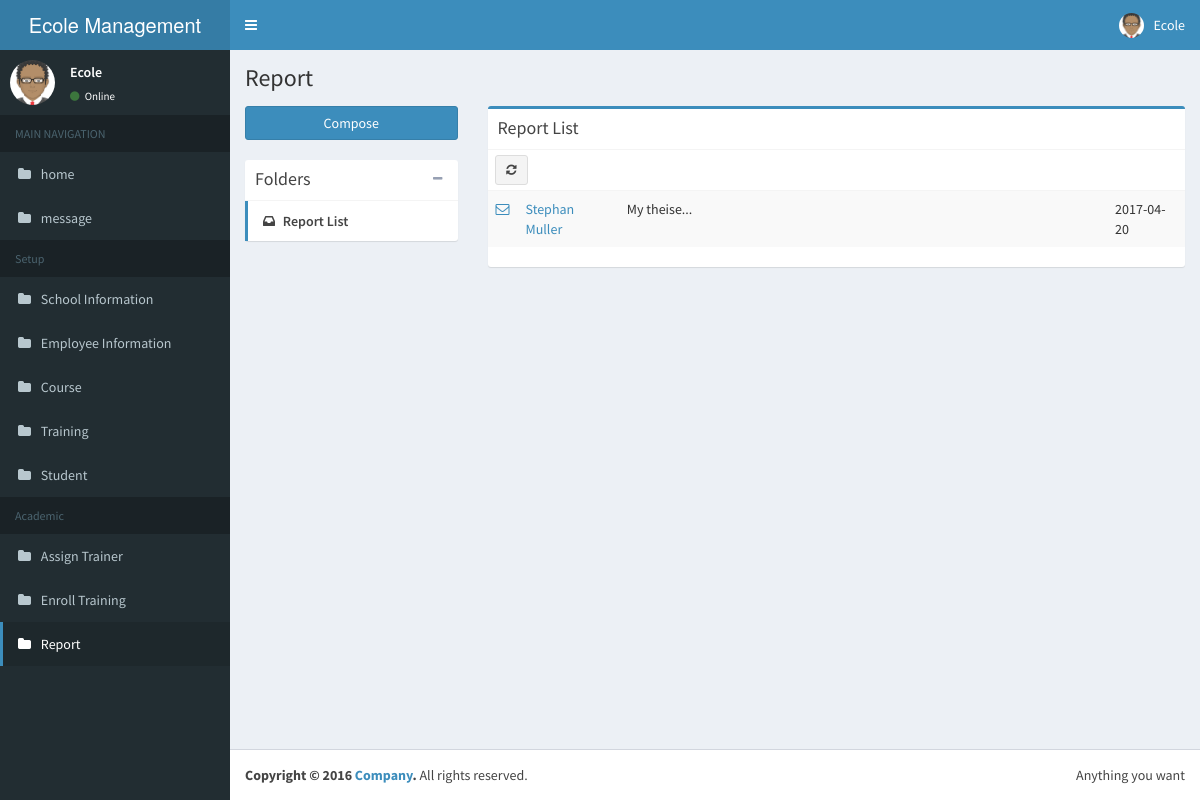
The app's page /stmanager/views/academic/report.php (signed in) with its own data.
### tables this page shows
CREATE TABLE `employee` (
  `_id` bigint(20) NOT NULL AUTO_INCREMENT,
  `emp_surname` varchar(30) DEFAULT NULL,
  `emp_name` varchar(30) DEFAULT NULL,
  `emp_connum` varchar(30) DEFAULT NULL,
  `emp_gender` tinyint(1) DEFAULT NULL,
  `emp_birth` date DEFAULT NULL,
  `emp_img` varchar(30) DEFAULT NULL,
  `emp_status` int(11) DEFAULT NULL,
  PRIMARY KEY (`_id`)
);

CREATE TABLE `report` (
  `_id` bigint(20) NOT NULL AUTO_INCREMENT,
  `stu_id` bigint(20) DEFAULT NULL,
  `rp_title` varchar(30) DEFAULT NULL,
  `rp_url` varchar(30) DEFAULT NULL,
  `rp_date` date DEFAULT NULL,
  PRIMARY KEY (`_id`)
);

CREATE TABLE `student` (
  `_id` bigint(20) NOT NULL AUTO_INCREMENT,
  `stu_surname` varchar(30) DEFAULT NULL,
  `stu_name` varchar(30) DEFAULT NULL,
  `stu_connum` varchar(30) DEFAULT NULL,
  `stu_gender` tinyint(1) DEFAULT NULL,
  `stu_birth` date DEFAULT NULL,
  `stu_img` varchar(30) DEFAULT NULL,
  `cur_id` bigint(20) DEFAULT NULL,
  `stu_status` int(11) DEFAULT NULL,
  PRIMARY KEY (`_id`)
);

### stmanager/settings/settings.php (called while the page is built, shortened)
<?php
$cfg_homepageTitle = "Ecole Management System";
$cfg_database = "new";
$cfg_server = 'localhost';
$cfg_username = 'root';
$cfg_password = '';
?>

### model/db_abstractcrud.php (called while the page is built, shortened)
<?php
if(!class_exists("db_abstractcrud")) {
class db_abstractcrud
{
	var $conn;
	function db_abstractcrud()
	{
		include "../../settings/settings.php";
        $db_name = $cfg_database;
		$this->conn = mysqli_connect($cfg_server, $cfg_username, $cfg_password,$db_name) or die("Could not connect : " . mysqli_error());
		$this->conn->set_charset('utf8');
	}
	function getAllElement($tablename,$field='*',$orderby='_id',$where='')
	{
		$where_clause='';
		if ($where!='')
			$where_clause = "WHERE $where";
		$data = array();
		if($result = $this->conn->query("SELECT $field FROM $tablename $where_clause ORDER BY $orderby")) {
			while ($row = $result->fetch_array()) {
				$data[] = $row;
			}
		}
		return $data;
	}
	function idToFields($tablename,$id,$orderby='_id')
	{
		$result = $this->conn->query("SELECT * FROM $tablename WHERE _id=\"$id\" ORDER BY $orderby");
		$row = mysqli_fetch_assoc($result);
		if (mysqli_num_rows($result)>0) return $row;
		else return false;
	}
}
}
?>

### stmanager/controller/special/common.php (called while the page is built, shortened)
<?php
class common
{
    var $dbuser,$dbemployee,$dbstudent;
    function __construct(){
        require_once("../../model/db_employee.php");
        require_once("../../model/db_student.php");
        $this->dbemployee = new db_employee();
    }
    public function getByEmpId($id){
        return $this->dbemployee->getById($id);
    }
}

### stmanager/model/db_employee.php (called while the page is built, shortened)
<?php
class db_employee
{
    var $dbcrud;
    var $dbuser;
    var $table;
    var $userType;
    function db_employee()
    {
        include_once('db_abstractcrud.php');
        include_once('db_user.php');
        $this->dbcrud = new db_abstractcrud();
        $this->dbuser = new dbo_user();
        $this->table = 'employee';
        $this->userType = 0;
    }
    function getById($id){
        $now = $ps = array();
        if(!$now = $this->dbcrud->idToFields($this->table,$id))
            return false;
        if(!$ps = $this->dbuser->getByPs($now['_id'],$this->userType))
            return false;
        $now['user_name'] = $ps['user_name'];
        $now['user_email'] = $ps['user_email'];
        $now['user_password'] = $ps['user_password'];
        return $now;
    }
}

### stmanager/model/db_user.php (called while the page is built, shortened)
<?php
class dbo_user
{
    var $dbcrud;
    var $table;
    function dbo_user()
    {
        include_once('db_abstractcrud.php');
        $this->dbcrud = new db_abstractcrud();
        $this->table = 'user';
    }
    public function getByPs($ps_id,$type = false){
        $where = '';
        if($type) {
            $where = "ps_id = '$ps_id' and user_type = '$type'";
        }else{
            $where = "ps_id = '$ps_id'";
        }
        $list = $this->dbcrud->getAllElement($this->table,'*','_id',$where);
        if(count($list) >0)
            return $list[0];
        return false;
    }
}
?>

### stmanager/controller/academic/report.php (called while the page is built, shortened)
<?php
class report
{
    var $dbreport;
    function __construct(){
        require_once "../../model/db_report.php";
        require_once "../../model/db_student.php";
        $this->dbreport = new db_report();
    }
    public function getAllReport(){
        return $this->dbreport->getFullInfo();
    }
}

### stmanager/model/db_report.php (called while the page is built, shortened)
<?php
class db_report
{
    var $dbcrud;
    var $table;
    var $dbstudent;
    function db_report() {
        include_once('db_abstractcrud.php');
        include_once('db_student.php');
        $this->dbcrud = new db_abstractcrud();
        $this->dbstudent = new db_student();
        $this->table = 'report';
    }
    public function getAll(){
        return $this->dbcrud->getAllElement($this->table);
    }
    public function getFullInfo(){
        $list = $this->getAll();
        for($i=0;$i<count($list);$i++){
            $student = $this->dbstudent->getById($list[$i]['stu_id']);
            $list[$i]['student'] = $student;
        }
        return $list;
    }
}

### stmanager/model/db_student.php (called while the page is built, shortened)
<?php
class db_student
{
    var $dbcrud;
    var $dbuser;
    var $table;
    var $dbcourse;
    var $userType;
    function db_student()
    {
        include_once('db_abstractcrud.php');
        include_once('db_user.php');
        include_once('db_course.php');
        $this->dbcrud = new db_abstractcrud();
        $this->dbuser = new dbo_user();
        $this->dbcourse = new db_course();
        $this->userType = STUDENT_TYPE;
        $this->table = 'student';
    }
    function getById($id){
        $now = $ps = $course = array();
        if(!$now = $this->dbcrud->idToFields($this->table,$id))
            return false;
        if(!$ps = $this->dbuser->getByPs($now['_id'],$this->userType))
            return false;
        if(!$course = $this->dbcourse->getById($now['cur_id']))
            return false;
        $now['user_name'] = $ps['user_name'];
        $now['user_email'] = $ps['user_email'];
        $now['user_password'] = $ps['user_password'];
        $now['course_name'] = $course['cur_name'];
        return $now;
    }
}

### stmanager/model/db_course.php (called while the page is built, shortened)
<?php
class db_course
{
    var $dbcrud;
    var $table;
    function db_course() {
        include_once('db_abstractcrud.php');
        $this->dbcrud = new db_abstractcrud();
        $this->table = 'course';
    }
    function getById($id){
        return $this->dbcrud->idToFields($this->table, $id);
    }
}

### stmanager/views/academic/report.php (the view, shortened to what this page needs)
<?php
include "../main/header.php";
require_once "../../controller/academic/report.php";
$vc = new report();
$list = $vc->getAllReport();
?>
<section class="content">
    <div class="row">
        <div class="col-md-3">
            <a href="report_entry.php" class="btn btn-primary btn-block margin-bottom">Compose</a>
            <div class="box box-solid">
                <div class="box-header with-border">
                    <h3 class="box-title">Folders</h3>
                    <div class="box-tools">
                        <button type="button" class="btn btn-box-tool" data-widget="collapse"><i class="fa fa-minus"></i>
                        </button>
                    </div>
                </div>
                <div class="box-body no-padding">
                    <ul class="nav nav-pills nav-stacked">
                        <li class="active"><a href="report.php"><i class="fa fa-inbox"></i> Report List</a></li>
                    </ul>
                </div>
            </div>
        </div>
        <div class="col-md-9">
            <div class="box box-primary">
                <div class="box-header with-border">
                    <h3 class="box-title">Report List</h3>
                </div>
                <div class="box-body no-padding">
                    <div class="mailbox-controls">
                        <a href="report.php"><button type="button" class="btn btn-default btn-sm"><i class="fa fa-refresh"></i></button></a>
                    </div>
                    <div class="table-responsive mailbox-reports">
                        <table class="table table-hover table-striped">
                            <tbody>
                            <?php for($i=0;$i<count($list);$i++){ $now = $list[$i]; ?>
                            <tr>
                                <td class="mailbox-star"><a href="report_read.php?rp_id=<?php echo $now['_id']; ?>"><i class="fa fa-envelope-o"></i></a></td>
                                <td class="mailbox-name"><a href="report_read.php?rp_id=<?php echo $now['_id']; ?>"><?php echo $now['student']['stu_name'].' '.$now['student']['stu_surname']; ?></a></td>
                                <td width="70%" class="mailbox-subject"><?php echo substr($now['rp_title'],0,30).'...'; ?></td>
                                <td class="mailbox-attachment"><?php echo $now['rp_date']; ?></td>
                            </tr>
                            <?php } ?>
                            </tbody>
                        </table>
                    </div>
                </div>
            </div>
        </div>
    </div>
</section>
<?php
include "../main/footer.php";
?>

### stmanager/views/main/header.php (shortened to what this page needs)
<?php
include "../../settings/settings.php";
require_once "../../controller/special/common.php";
$vc = new common();
$emp_now = array();
$nowImg = $nowName = '';
$ps_id = $_SESSION['psId'];
if($_SESSION['userType'] == 0) {
    if (!$emp_now = $vc->getByEmpId($ps_id)) {
        echo 'Serve Not Found';
        exit();
    }
    $nowImg = $emp_now['emp_img'];
    $nowName = $emp_now['emp_name'];
}
?>
<!DOCTYPE html>
<html>
<head>
    <link rel="stylesheet" href="../../resource/bootstrap/css/bootstrap.min.css">
    <link rel="stylesheet" href="https://cdnjs.cloudflare.com/ajax/libs/font-awesome/4.5.0/css/font-awesome.min.css">
    <link rel="stylesheet" href="https://cdnjs.cloudflare.com/ajax/libs/ionicons/2.0.1/css/ionicons.min.css">
    <link rel="stylesheet" href="../../resource/dist/css/AdminLTE.min.css">
    <link rel="stylesheet" href="../../resource/dist/css/skins/skin-blue.min.css">
    <link rel="stylesheet" href="../../resource/plugins/bootstrap-wysihtml5/bootstrap3-wysihtml5.min.css">
    <link rel="stylesheet" href="../../resource/plugins/datatables/dataTables.bootstrap.css">
</head>
<body class="hold-transition skin-blue sidebar-mini">
<div class="wrapper">
    <header class="main-header">
        <a href="index2.html" class="logo">
            <span class="logo-lg"><?php echo $cfg_homepageTitle; ?></span>
        </a>
        <nav class="navbar navbar-static-top" role="navigation">
            <a href="#" class="sidebar-toggle" data-toggle="offcanvas" role="button">
            </a>
            <div class="navbar-custom-menu">
                <ul class="nav navbar-nav">
                    <li class="dropdown user user-menu">
                        <a href="#" class="dropdown-toggle" data-toggle="dropdown">
                            <img src="<?php echo RES_PATH.$nowImg;?>" class="user-image" alt="User Image">
                            <span class="hidden-xs"><?php echo $nowName;?></span>
                        </a>
                    </li>
                </ul>
            </div>
        </nav>
    </header>
    <aside class="main-sidebar">
        <section class="sidebar">
            <div class="user-panel">
                <div class="pull-left image">
                    <img src="<?php echo RES_PATH.$nowImg;?>" class="img-circle" alt="User Image">
                </div>
                <div class="pull-left info">
                    <p><?php echo $nowName;?></p>
                    <a href="#"><i class="fa fa-circle text-success"></i> Online</a>
                </div>
            </div>
            <?php
                $urltmp =  explode('/', $_SERVER['REQUEST_URI']);
                $titleTemp = $urltmp[count($urltmp)-1];
                $subUrl = explode('?', $titleTemp);
                $subUrl = explode('.', $subUrl[0]);
                $subUrl = explode('_', $subUrl[0]);
                $nowTitle = $subUrl[0];
                $header_info = array('MAIN NAVIGATION'=>array('home'=>array('url'=>'../navigation/home.php'),
                                                              'message'=>array('url'=>'../navigation/message.php')),
                                     'Setup'=>array('School Information'=>array('url'=>'../setup/SchoolInformation.php'),
                                                    'Employee Information'=>array('url'=>'../setup/EmployeeInformation.php'),
                                                    'Course'=>array('url'=>'../setup/Course.php'),
                                                    'Training'=>array('url'=>'../setup/Training.php'),
                                                    'Student'=>array('url'=>'../setup/Student.php')),
                                     'Academic'=>array('Assign Trainer'=>array('url'=>'../academic/AssignTrainer.php'),
                                                        'Enroll Training'=>array('url'=>'../academic/EnrollTraining.php'),
                                                        'Report'=>array('url'=>'../academic/Report.php')));
            ?>
            <ul class="sidebar-menu">
            <?php foreach ($header_info as $mainKey => $headerMain) {?>
                <li class="header"><?php echo $mainKey; ?></li>
                <?php foreach($headerMain as $subKey=>$headerSub){
                    if(strtolower($subKey) == strtolower($nowTitle)){
                        $nowTitle = $subKey;
                        echo '<li class="active"><a href="'.$headerSub['url'].'"><i class="fa fa-folder"></i> <span>'.$subKey.'</span></a></li>';
                    }else{
                        echo '<li><a href="'.$headerSub['url'].'"><i class="fa fa-folder"></i> <span>'.$subKey.'</span></a></li>';
                    }
                }?>
            <?php }?>
            </ul>
        </section>
    </aside>
    <div class="content-wrapper">
    <section class="content-header">
        <h1>
            <?php echo $nowTitle; ?>
        </h1>
    </section>

### records on screen
employee: emp_img (placeholder picture), emp_name "Ecole"
report: rp_title "My theise", rp_date "2017-04-20"
student: stu_name "Stephan", stu_surname "Muller"

### other values on screen
$cfg_homepageTitle "Ecole Management…"
$mainKey "MAIN NAVIGATION"
$subKey "home"
$subKey "message"
$mainKey "Setup"
$subKey "School Information"
$subKey "Employee Information"
$subKey "Course"
$subKey "Training"
$subKey "Student"
$mainKey "Academic"
$subKey "Assign Trainer"
$subKey "Enroll Training"
$subKey "Report"
$nowTitle "Report"
